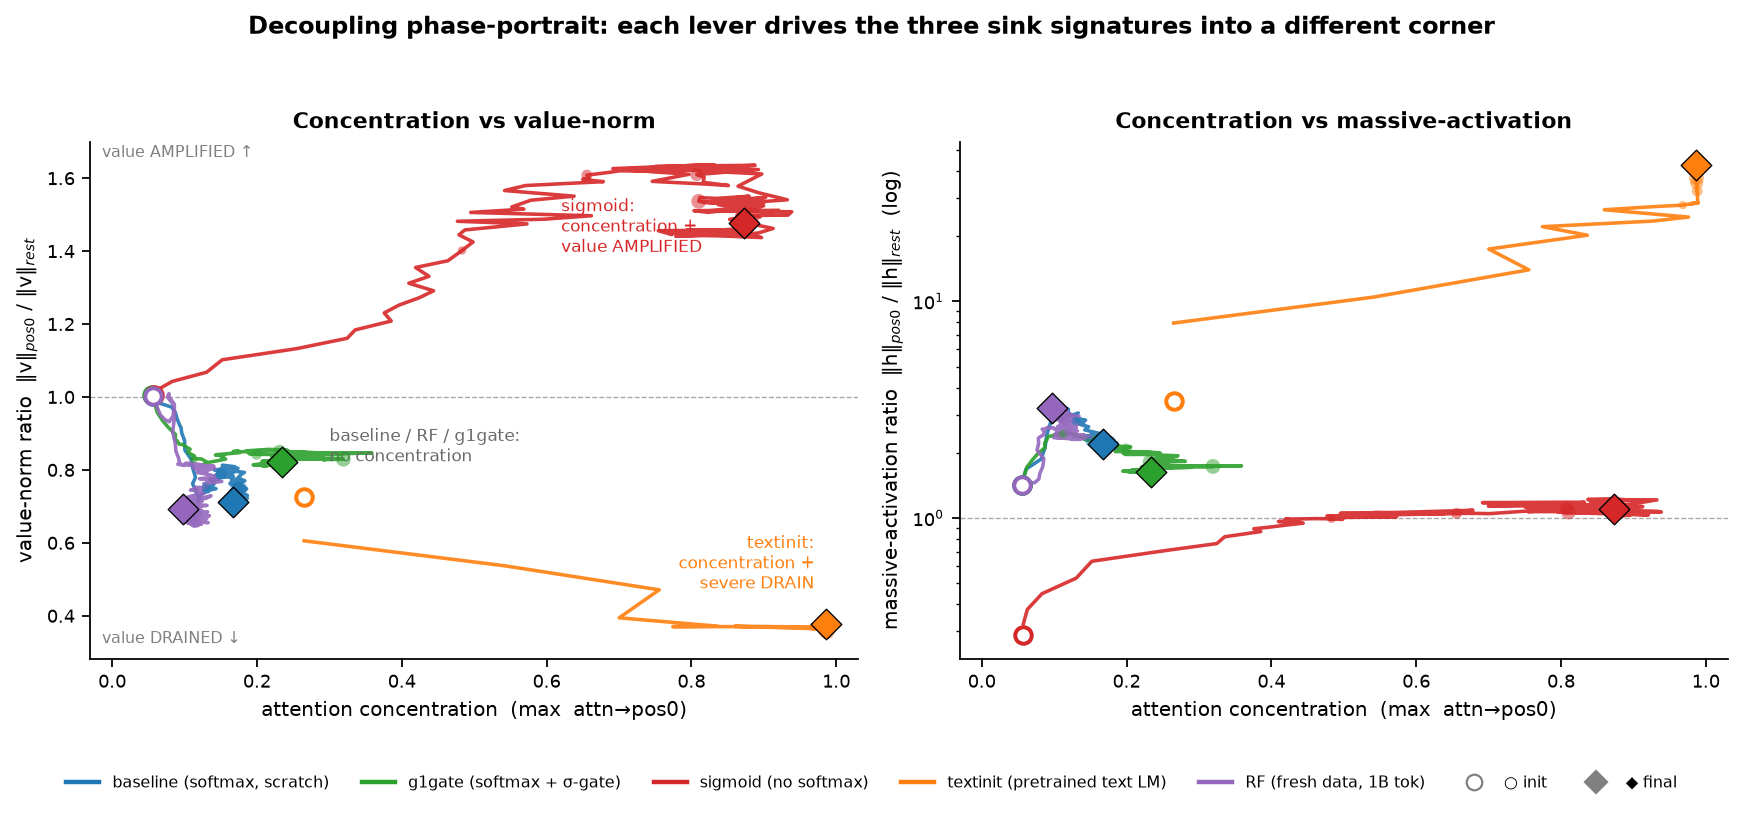

Write the Python code that produced this figure.
#!/usr/bin/env python3
"""HERO: decoupling phase-portrait. Each arm is a PATH through (concentration, norm)
space that diverges into its own corner over training. The thesis as motion.

Left  : x = max attn->pos0 (concentration)   y = value-norm ratio @pos0
Right : x = max attn->pos0 (concentration)   y = h-norm ratio @pos0 (massive activation, log)

A point per probe step; markers grow with training; a dot marks the start, an
arrowhead the end (direction of travel). Four levers leave from a shared origin
(no concentration, unit norms) and end in four distinct corners -> the signatures
are independently steerable, not facets of one phenomenon.
"""
import numpy as np
import matplotlib.pyplot as plt
from matplotlib.lines import Line2D
import fig_common as fc

ARMS = fc.MAIN_ARMS + ['rf']


def smooth(y, k=5):
    """edge-padded moving average — preserves endpoints (no convolve boundary bias)."""
    y = np.asarray(y, float)
    if len(y) < k: return y
    pad = k // 2
    yp = np.pad(y, pad, mode='edge')
    return np.convolve(yp, np.ones(k) / k, mode='valid')


def draw(ax, xs, ys_raw, color, label, logy=False):
    xs = np.asarray(xs, float); ys = smooth(ys_raw); ys_raw = np.asarray(ys_raw, float)
    ax.plot(xs, ys, color=color, lw=1.6, alpha=0.9, zorder=3, label=label)
    # progress markers (growing with training) sampled along the path
    idx = np.linspace(0, len(xs) - 1, min(7, len(xs))).astype(int)[1:-1]
    sizes = np.linspace(14, 55, len(idx))
    ax.scatter(xs[idx], ys[idx], s=sizes, color=color, alpha=0.5, zorder=4, edgecolors='none')
    # start = open circle (raw), end = filled diamond (raw); travel = start→end
    ax.scatter([xs[0]], [ys_raw[0]], s=55, facecolors='white', edgecolors=color, lw=1.8, zorder=6)
    ax.scatter([xs[-1]], [ys_raw[-1]], s=95, color=color, marker='D', edgecolors='black',
               lw=0.6, zorder=7)


def main():
    fig, (axL, axR) = plt.subplots(1, 2, figsize=(11, 4.8))
    for arm in ARMS:
        S = fc.load_summ(arm)
        x = [s['max_attn_pos0'] for s in S]
        vr = [s['v_ratio_pos0'] for s in S]
        hr = [s['h_ratio_pos0'] for s in S]
        c = fc.ARM_COLORS[arm]
        draw(axL, x, vr, c, fc.ARM_LABELS[arm])
        draw(axR, x, hr, c, fc.ARM_LABELS[arm], logy=True)

    axL.axhline(1.0, color='black', lw=0.6, alpha=0.35, ls='--')
    axL.set_xlabel('attention concentration  (max  attn→pos0)', fontsize=9)
    axL.set_ylabel('value-norm ratio  ‖v‖$_{pos0}$ / ‖v‖$_{rest}$', fontsize=9)
    axL.set_title('Concentration vs value-norm', fontsize=10, weight='bold')
    axL.text(0.015, 0.97, 'value AMPLIFIED ↑', transform=axL.transAxes, fontsize=7, color='gray')
    axL.text(0.015, 0.03, 'value DRAINED ↓', transform=axL.transAxes, fontsize=7, color='gray')

    axR.axhline(1.0, color='black', lw=0.6, alpha=0.35, ls='--')
    axR.set_yscale('log')
    axR.set_xlabel('attention concentration  (max  attn→pos0)', fontsize=9)
    axR.set_ylabel('massive-activation ratio  ‖h‖$_{pos0}$ / ‖h‖$_{rest}$  (log)', fontsize=9)
    axR.set_title('Concentration vs massive-activation', fontsize=10, weight='bold')

    for ax in (axL, axR):
        fc.style_ax(ax); ax.set_xlim(-0.03, 1.03)

    # corner annotations on left panel
    axL.text(0.62, 1.55, 'sigmoid:\nconcentration +\nvalue AMPLIFIED', fontsize=7.5,
             color='tab:red', ha='left', va='top')
    axL.text(0.97, 0.46, 'textinit:\nconcentration +\nsevere DRAIN', fontsize=7.5,
             color='tab:orange', ha='right', va='bottom')
    axL.text(0.30, 0.92, 'baseline / RF / g1gate:\nno concentration', fontsize=7.5,
             color='dimgray', ha='left', va='top')

    handles = [Line2D([0], [0], color=fc.ARM_COLORS[a], lw=2, label=fc.ARM_LABELS[a]) for a in ARMS]
    handles += [Line2D([0], [0], marker='o', color='gray', markerfacecolor='white', lw=0,
                       label='○ init', markersize=7),
                Line2D([0], [0], marker='D', color='gray', markerfacecolor='gray', lw=0,
                       label='◆ final', markersize=7)]
    fig.legend(handles=handles, loc='lower center', ncol=7, fontsize=7.4, frameon=False,
               bbox_to_anchor=(0.5, -0.03))
    fig.suptitle('Decoupling phase-portrait: each lever drives the three sink signatures into a different corner',
                 fontsize=11, weight='bold', y=1.0)
    fig.tight_layout(rect=[0, 0.05, 1, 0.97])
    out = 'analysis/fig2_phase_portrait.svg'
    fig.savefig(out, bbox_inches='tight'); fig.savefig(out.replace('.svg', '.png'), dpi=160, bbox_inches='tight')
    print('wrote', out)


if __name__ == '__main__':
    main()
